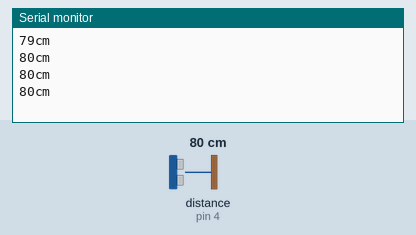
Recording of a sketch running on a simulated Arduino Uno, built with avr-gcc and run on an emulated ATmega328P. Parts: the last lines printed to the serial monitor. Wiring (inferred from the names in the program): ultrasonic range finder: trigger pin 5; echo pin 4. Inputs (shaded band) come from the test bench; at power-on: distance to the obstacle (sensor on pin 4) 80 cm. The echo pulse lasts 58.3 µs per cm.

Above: at 1.2 s.
1.3 s: distance to the obstacle (sensor on pin 4) set to 2 cm
At 1.73 s:
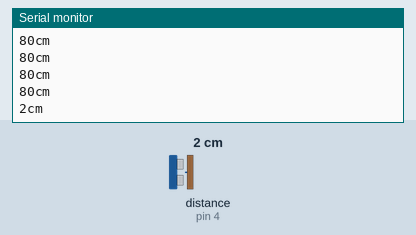
2.8 s: distance to the obstacle (sensor on pin 4) set to 4 cm
At 2.94 s:
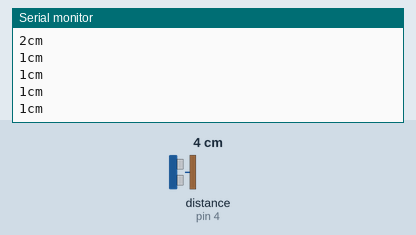
Timing chart, 0 to 5.8 s (numbered marks = the images above; inputs shaded):
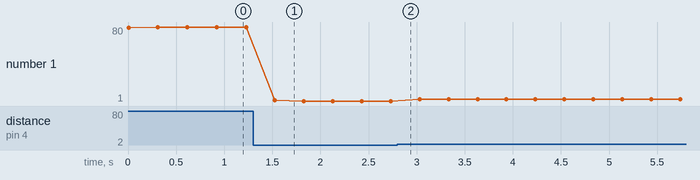

The sketch:

simpel_sensor_script.ino
```cpp
const int trig_pin = 5;
const int echo_pin = 4;


void setup() {
    // put your setup code here, to run once:
    pinMode(trig_pin, OUTPUT);
    pinMode(echo_pin, INPUT);
    digitalWrite(trig_pin, LOW);
    Serial.begin(9600);
}

float get_raw_pulse(int trig, int echo) {
    // Trigger de sensor om de transmitter aan te zetten
    digitalWrite(trig, HIGH);
    delayMicroseconds(10);
    digitalWrite(trig, LOW);

    // Wacht totdat echo HIGH gaat, en meet de tijd
    // Dit geeft dus de tijd in ms dat het duurde totdat het ultrasonische geluid terug kwam
    long pulse_time = pulseIn(echo, HIGH);
    // !!! kan 0 zijn als het signaal nooit HIGH gaat
    // !!! dit getal word heel groot als de sensor bedekt is!!
    // ongeveer tussen ~18000 tot ~20000 ms, oftewel ~3200cm
    // Het is veilig om aan te nemen dat alle waardes boven 18000 betekent dat het bedekt is
    return pulse_time;
}

long pulse_to_distance(long pulse_time) {
    // afstand in cm (afstand in cm per microseconde, gedeeld door 2 omdat het ultrasonische geluid heen en terug gaat)
    return pulse_time * 0.0343 / 2;
}


long get_distance(int trig, int echo) {
    // Ease of use functie
    return pulse_to_distance(  get_raw_pulse(trig_pin, echo_pin) );
}


void loop() {
    long afstand = get_distance(trig_pin, echo_pin);
    Serial.print(afstand);
    Serial.print("cm");
    Serial.println();
    delay(300);
}
```

Measured:
- after the input at 1.3 s, the serial monitor: prints a new line after 0.23 s (image 1)
- plotted number 1: 80 → 1 after the input at 1.3 s, 1 → 3 after the input at 2.8 s
